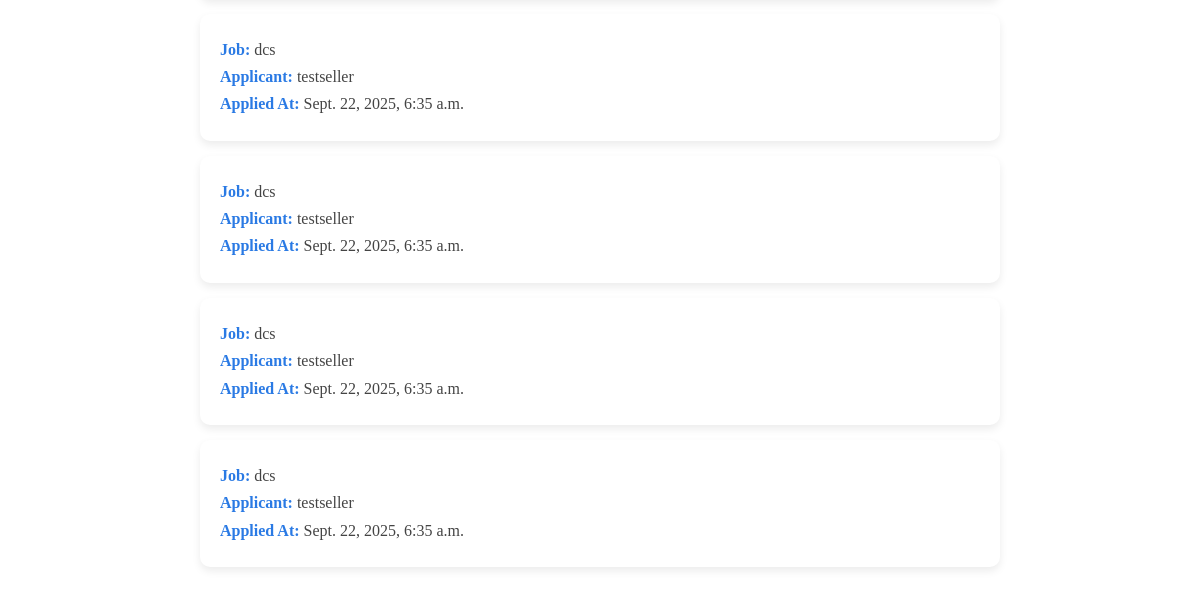
The page /jobli/applies (signed in, lower part) on the database as committed earlier.
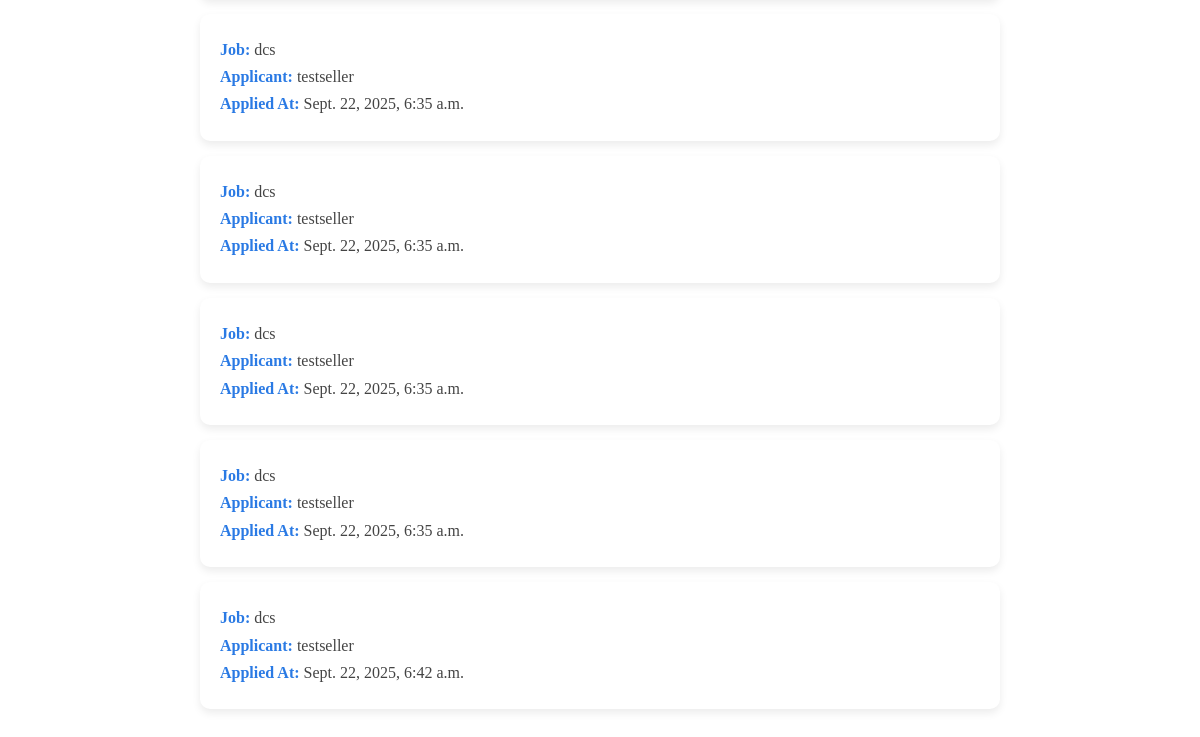
The same page on the database as committed later.
### mainapp/models.py (models this page shows, shortened)
class Apply(models.Model):
    job=models.ForeignKey(Job,on_delete=models.CASCADE)
    user=models.ForeignKey(CustomUser,on_delete=models.CASCADE)
    letter=models.TextField()
    applied_at=models.DateTimeField(auto_now_add=True)

class Job(models.Model):
    title=models.CharField(max_length=30)
    about=models.TextField()
    posted_at=models.DateTimeField(auto_now_add=True)
    owner=models.ForeignKey(CustomUser,on_delete=models.CASCADE)

### users/models.py (models this page shows, shortened)
class CustomUser(AbstractUser):
    ROLE_CHOICES=(
        ("job seeker","Job seeker"),
        ("job owner","Job owner" ),
    )
    role=models.CharField(max_length=30, choices=ROLE_CHOICES, default="job seeker")

### mainapp/views.py (the view)
# urls.py: path('applies',views.ReadApply.as_view(),name='appies'),
class ReadApply(LoginRequiredMixin, ListView,UserPassesTestMixin):
    model=Apply
    template_name='applies.html'
    context_object_name='apply'
    class Meta:
        unique_together=('job','user')
    def get_queryset(self) :
        return Apply.objects.filter(job__owner=self.request.user)

### mainapp/templates/applies.html (shortened to what this page needs)
<!DOCTYPE html>
<html lang="en">
<head>
</head>
<body>
    {% block content %}
    <div class="apply-container">
        {% if apply %}
            <ul class="apply-list">
                {% for app in apply %}
                    {% if request.user == app.job.owner %}
                    <li class="apply-card">
                        <p><strong>Job:</strong> {{ app.job.title }}</p>
                        <p><strong>Applicant:</strong> {{ app.user.username }}</p>
                        <p><strong>Applied At:</strong> {{ app.applied_at }}</p>
                    </li>
                    {% endif %}
                {% endfor %}
            </ul>
        {% else %}
            <p class="no-access">No one has applied yet.</p>
        {% endif %}
    </div>
    {% endblock %}
</body>
</html>

Rows that differ between the two databases and show on the page:
added Apply: job "dcs", user.username "testseller", applied_at "Sept. 22, 2025, 6:42 a.m."
